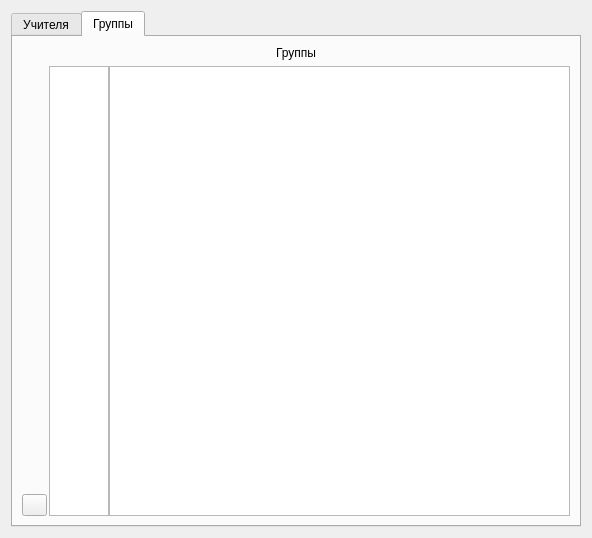
<?xml version="1.0" encoding="UTF-8"?>
<ui version="4.0">
 <class>Dialog</class>
 <widget class="QDialog" name="Dialog">
  <property name="geometry">
   <rect>
    <x>0</x>
    <y>0</y>
    <width>592</width>
    <height>538</height>
   </rect>
  </property>
  <property name="windowTitle">
   <string>Dialog</string>
  </property>
  <layout class="QVBoxLayout" name="verticalLayout_2">
   <item>
    <layout class="QVBoxLayout" name="verticalLayout">
     <item>
      <widget class="QTabWidget" name="tabWidget">
       <property name="currentIndex">
        <number>1</number>
       </property>
       <widget class="QWidget" name="tab">
        <attribute name="title">
         <string>Учителя</string>
        </attribute>
        <layout class="QVBoxLayout" name="verticalLayout_3">
         <item>
          <widget class="QLabel" name="label">
           <property name="text">
            <string>Учителя</string>
           </property>
           <property name="alignment">
            <set>Qt::AlignCenter</set>
           </property>
          </widget>
         </item>
         <item>
          <layout class="QHBoxLayout" name="horizontalLayout">
           <property name="spacing">
            <number>0</number>
           </property>
           <property name="leftMargin">
            <number>0</number>
           </property>
           <item>
            <layout class="QVBoxLayout" name="verticalLayout_4">
             <property name="spacing">
              <number>11</number>
             </property>
             <property name="rightMargin">
              <number>2</number>
             </property>
             <item>
              <spacer name="verticalSpacer">
               <property name="orientation">
                <enum>Qt::Vertical</enum>
               </property>
               <property name="sizeHint" stdset="0">
                <size>
                 <width>20</width>
                 <height>40</height>
                </size>
               </property>
              </spacer>
             </item>
             <item>
              <widget class="QPushButton" name="btnAddTeacher">
               <property name="maximumSize">
                <size>
                 <width>25</width>
                 <height>25</height>
                </size>
               </property>
               <property name="text">
                <string/>
               </property>
              </widget>
             </item>
            </layout>
           </item>
           <item>
            <widget class="QTableWidget" name="tableTeacherDelete">
             <property name="maximumSize">
              <size>
               <width>60</width>
               <height>16777215</height>
              </size>
             </property>
            </widget>
           </item>
           <item>
            <widget class="QTableView" name="tableTeacher">
             <attribute name="horizontalHeaderStretchLastSection">
              <bool>true</bool>
             </attribute>
            </widget>
           </item>
          </layout>
         </item>
        </layout>
       </widget>
       <widget class="QWidget" name="tab_2">
        <attribute name="title">
         <string>Группы</string>
        </attribute>
        <layout class="QVBoxLayout" name="verticalLayout_6">
         <item>
          <widget class="QLabel" name="label_2">
           <property name="text">
            <string>Группы</string>
           </property>
           <property name="alignment">
            <set>Qt::AlignCenter</set>
           </property>
          </widget>
         </item>
         <item>
          <layout class="QHBoxLayout" name="horizontalLayout_2">
           <property name="spacing">
            <number>0</number>
           </property>
           <property name="leftMargin">
            <number>0</number>
           </property>
           <item>
            <layout class="QVBoxLayout" name="verticalLayout_5">
             <property name="spacing">
              <number>11</number>
             </property>
             <property name="rightMargin">
              <number>2</number>
             </property>
             <item>
              <spacer name="verticalSpacer_2">
               <property name="orientation">
                <enum>Qt::Vertical</enum>
               </property>
               <property name="sizeHint" stdset="0">
                <size>
                 <width>20</width>
                 <height>40</height>
                </size>
               </property>
              </spacer>
             </item>
             <item>
              <widget class="QPushButton" name="btnAddGroup">
               <property name="maximumSize">
                <size>
                 <width>25</width>
                 <height>25</height>
                </size>
               </property>
               <property name="text">
                <string/>
               </property>
              </widget>
             </item>
            </layout>
           </item>
           <item>
            <widget class="QTableWidget" name="tableGroupDelete">
             <property name="maximumSize">
              <size>
               <width>60</width>
               <height>16777215</height>
              </size>
             </property>
            </widget>
           </item>
           <item>
            <widget class="QTableView" name="tableGroup">
             <attribute name="horizontalHeaderStretchLastSection">
              <bool>true</bool>
             </attribute>
            </widget>
           </item>
          </layout>
         </item>
        </layout>
       </widget>
      </widget>
     </item>
    </layout>
   </item>
  </layout>
 </widget>
 <resources/>
 <connections/>
</ui>
